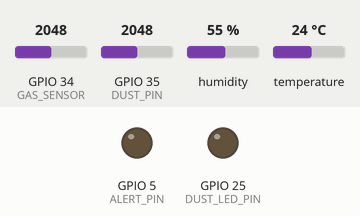
The sketch below on a simulated ESP32. Parts: output pins drawn as LEDs (lit = HIGH). Inputs (shaded band) come from the test bench; at power-on: GPIO 35 (DUST_PIN) = 2048, GPIO 34 (GAS_SENSOR) = 2048, humidity 55 %, temperature 24 °C. WiFi joins after 1.5 s; servers stay silent unless stated; what the sketch prints to the serial monitor is not drawn.

Above: at 0.1 s.
At 5.0 s:
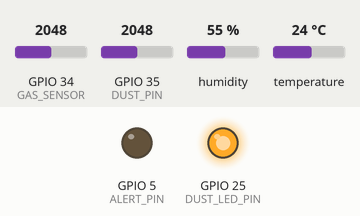
5.1 s: GPIO 35 (DUST_PIN) set to 2307
At 7.0 s:
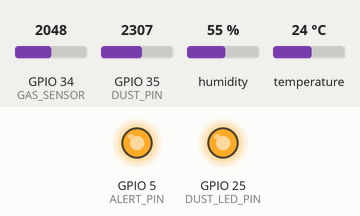
7.3 s: GPIO 35 (DUST_PIN) set to 2406
11.3 s: GPIO 34 (GAS_SENSOR) set to 934
12.8 s: GPIO 34 (GAS_SENSOR) set to 852
Timing chart, 0 to 15.8 s (numbered marks = the images above; inputs shaded):
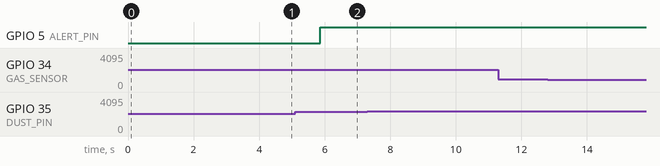

The sketch:

Air_Quality_pm25.ino
```cpp
#define BLYNK_TEMPLATE_NAME "Air Quality Alert"
#define BLYNK_TEMPLATE_ID "TMPL3APnPgJQT"
#define BLYNK_AUTH_TOKEN "_swAdylle1YnD5tVXzqOM1w-poo8rtNS"

#define BLYNK_PRINT Serial
#include <WiFi.h>
#include <BlynkSimpleEsp32.h>
#include <DHT.h>
#include <Wire.h>
//#include <LiquidCrystal_I2C.h>

// ================= Pin Definitions =================
#define GAS_SENSOR   34   // MQ-135 AO → GPIO34 (input only)
#define DHT_PIN      4    // DHT11 Data → GPIO4
#define DHT_TYPE     DHT11
#define ALERT_PIN    5    // Buzzer/LED → GPIO5

// GP2Y1010AU Dust Sensor
#define DUST_LED_PIN 25   // White wire → digital drive pin
#define DUST_PIN     35   // Black wire (Vo) → ADC input
const float VOC_BASE = 0.90;  // baseline voltage in clean air (measure & adjust)
const float ADC_REF  = 3.3;   // ESP32 ADC reference
const int   ADC_MAX  = 4095;

// ================= WiFi & Blynk =================
char auth[] = BLYNK_AUTH_TOKEN;
char ssid[] = "Hari's Galaxy A238785";
char pass[] = "hari1234";

DHT dht(DHT_PIN, DHT_TYPE);
BlynkTimer timer;
//LiquidCrystal_I2C lcd(0x27, 16, 2);

// ================= Global Variables =================
int gasThreshold = 900;          // Default threshold
String locationName = "Traffic Area";  // Default location
int pm25Threshold = 200;         // PM2.5 µg/m³ alert threshold

// ================= Location Menu (V4) =================
BLYNK_WRITE(V4) {
  int location = param.asInt();
  switch (location) {
    case 0: gasThreshold = 500; locationName = "Home"; break;
    case 1: gasThreshold = 600; locationName = "Office"; break;
    case 2: gasThreshold = 800; locationName = "Industry"; break;
    case 3: gasThreshold = 900; locationName = "Traffic Area"; break;
    default: gasThreshold = 600; locationName = "Office"; break;
  }
  Serial.printf("📌 Threshold Updated: %d for %s\n", gasThreshold, locationName.c_str());
}

// ================= Dust Sensor Function =================
float readPM25() {
  // Timing from Sharp datasheet
  digitalWrite(DUST_LED_PIN, LOW);        // LED ON (active LOW)
  delayMicroseconds(280);                 // wait 0.28ms
  int raw = analogRead(DUST_PIN);         // sample
  delayMicroseconds(40);                  // keep LED ON total 0.32ms
  digitalWrite(DUST_LED_PIN, HIGH);       // LED OFF
  delayMicroseconds(9680);                // rest of 10ms cycle

  float voltage = (raw * ADC_REF) / ADC_MAX;
  float deltaV = voltage - VOC_BASE;
  if (deltaV <= 0) return 0.0;

  // Sensitivity: 0.5V per 0.1mg/m³ => 0.2 mg/m³ per V
  float dust_mg_m3 = deltaV * 0.2;
  float dust_ug_m3 = dust_mg_m3 * 1000.0;

  return dust_ug_m3;
}

// ================= Sensor Reading Function =================
void sendSensorData() {
  float humidity = dht.readHumidity();
  float temperature = dht.readTemperature();
  int gasValue = analogRead(GAS_SENSOR);
  float pm25 = readPM25();

  if (isnan(humidity) || isnan(temperature)) {
    Serial.println("⚠️ Failed to read from DHT sensor!");
    return;
  }

  // Print Data to Serial
  Serial.println("\n============================");
  Serial.println("🌍 Air Quality Monitoring System");
  Serial.println("============================");
  Serial.printf("📍 Location: %s\n", locationName.c_str());
  Serial.printf("💨 Gas Level: %d (Threshold: %d)\n", gasValue, gasThreshold);
  Serial.printf("🌡️ Temp: %.1f°C | 💧 Humidity: %.1f%%\n", temperature, humidity);
  Serial.printf("🌫️ PM2.5: %.1f µg/m³ (Threshold: %d)\n", pm25, pm25Threshold);
  Serial.println("============================");

  // Send Data to Blynk (V0=Gas, V1=Temp, V2=Humidity, V6=PM2.5)
  Blynk.virtualWrite(V0, gasValue);
  Blynk.virtualWrite(V1, temperature);
  Blynk.virtualWrite(V2, humidity);
  Blynk.virtualWrite(V6, pm25);

  // ================= Alert Handling =================
  bool alert = false;
  String alertMsg = "";

  if (gasValue > gasThreshold) {
    alert = true;
    alertMsg += "⚠️ High Gas Level! ";
  }
  if (pm25 > pm25Threshold) {
    alert = true;
    alertMsg += "⚠️ PM2.5 Exceeded! ";
  }

  if (alert) {
    Serial.println(alertMsg);
    digitalWrite(ALERT_PIN, HIGH);
    Blynk.virtualWrite(V5, 1);
    Blynk.logEvent("air_quality_alert", alertMsg);
  } else {
    Serial.println("✅ Air Quality is NORMAL.");
    digitalWrite(ALERT_PIN, LOW);
    Blynk.virtualWrite(V5, 0);
  }
}

// ================= Setup =================
void setup() {
  Serial.begin(115200);
  Serial.println("🚀 Starting Air Quality Monitoring System...");

  Blynk.begin(auth, ssid, pass);

  pinMode(GAS_SENSOR, INPUT);
  pinMode(ALERT_PIN, OUTPUT);
  pinMode(DUST_LED_PIN, OUTPUT);
  digitalWrite(DUST_LED_PIN, HIGH); // LED off initially
  dht.begin();

  delay(2000);
  timer.setInterval(2000L, sendSensorData);
}

// ================= Loop =================
void loop() {
  if (WiFi.status() != WL_CONNECTED) {
    Serial.println("🔄 Reconnecting to WiFi...");
    WiFi.begin(ssid, pass);
    while (WiFi.status() != WL_CONNECTED) {
      delay(500);
      Serial.print(".");
    }
    Blynk.connect();
  }
  Blynk.run();
  timer.run();
}
```
